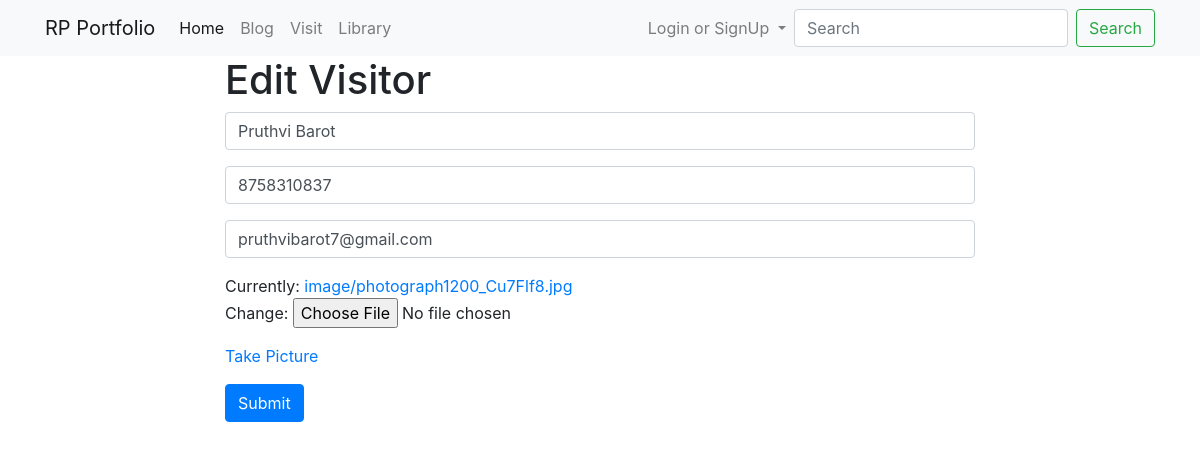
Page /visitor_app/edit_visitor_info/1/ on the committed database.
### visitor_app/models.py (models this page shows, shortened)
class Visitor(models.Model):
	name = models.CharField(max_length=50)
	email = models.EmailField(max_length=254)
	phone = models.CharField(max_length=20)
	address = models.TextField(max_length=250)
	image = models.ImageField(upload_to="image/")

### visitor_app/views.py (the view)
# urls.py: path('edit_visitor_info/<int:pk>/',views.edit_info,name="edit_info"),
def edit_info(request,pk):
    visitor = Visitor.objects.get(pk=pk)
    form = VisitorForm()
    form.fields['name'].initial = visitor.name
    form.fields['email'].initial = visitor.email
    form.fields['phone'].initial = visitor.phone
    form.fields['image'].initial = visitor.image
    context = {
        'form':form,
        'visitor':visitor
    }
    return render(request,'edit_visitor.html',context)

### visitor_app/forms.py
class VisitorForm(forms.Form):
    name = forms.CharField(widget=forms.TextInput(
        attrs={
        "class":"form-control",
        "placeholder":"Name"
        })
    )
    phone = forms.CharField(widget=forms.TextInput(
        attrs={
        "class":"form-control",
        "placeholder":"Phone"
        })
    )
    email = forms.CharField(widget=forms.TextInput(
        attrs={
        "class":"form-control",
        "placeholder":"Email"
        })
    )
    image = forms.FileField()

### visitor_app/templates/edit_visitor.html (shortened to what this page needs)
{% extends "base.html" %}
{% block page_content %}
<div class="col-md-8 offset-md-2">
<h1>Edit Visitor</h1>
<form action="{% url 'save_info' visitor.id%}" method="post">
        <div class="form-group">
            {{ form.name }}
        </div>
        <div class="form-group">
            {{ form.phone }}
        </div>
        <div class="form-group">
            {{ form.email }}
        </div>
        <div class="form-group">
            {{ form.image }}
        </div>
        <div class="form-group">
            <a href="{% url 'open_webcam' %}">Take Picture</a>
        </div>
        <button type="submit" class="btn btn-primary" context="{'test':True}">Submit</button>
    </form>
</div>
{% endblock %}

### rows in the picture
Visitor: name "Pruthvi Barot", phone "8758310837", email "pruthvibarot7@gmail.com"
